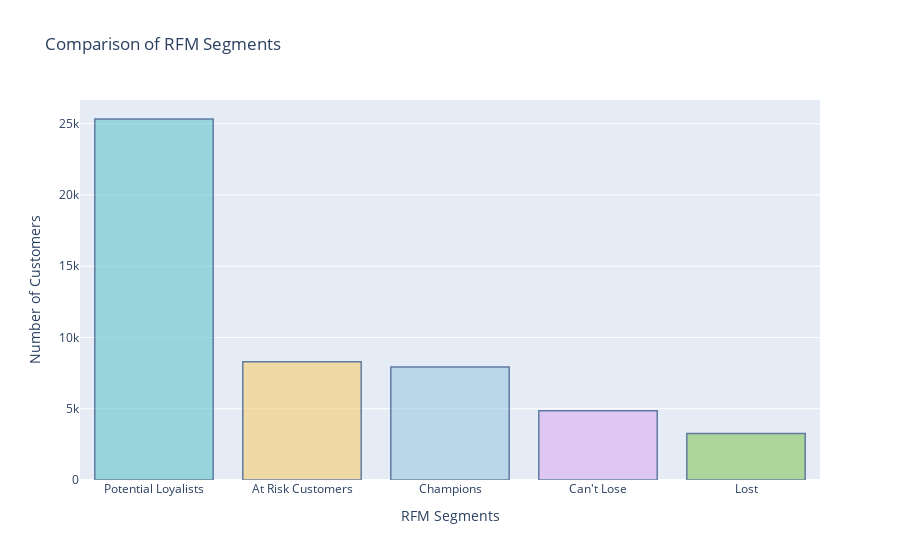

Notebook code for this chart:
### Code cell
import plotly.colors

pastel_colors = plotly.colors.qualitative.Pastel

segment_counts = data['RFM Customer Segments'].value_counts()

# Create a bar chart to compare segment counts
fig = go.Figure(data=[go.Bar(x=segment_counts.index, y=segment_counts.values,
                            marker=dict(color=pastel_colors))])

# Set the color of the Champions segment as a different color
champions_color = 'rgb(158, 202, 225)'
fig.update_traces(marker_color=[champions_color if segment == 'Champions' else pastel_colors[i]
                                for i, segment in enumerate(segment_counts.index)],
                  marker_line_color='rgb(8, 48, 107)',
                  marker_line_width=1.5, opacity=0.6)

# Update the layout
fig.update_layout(title='Comparison of RFM Segments',
                  xaxis_title='RFM Segments',
                  yaxis_title='Number of Customers',
                  showlegend=False)

fig.show()

### Figure 1 — Plotly figure (JSON) as saved in the notebook; plotly's stock layout.template omitted (floating-point values rounded to 4 significant figures)
{"data": [{"marker": {"color": ["rgb(102, 197, 204)", "rgb(246, 207, 113)", "rgb(158, 202, 225)", "rgb(220, 176, 242)", "rgb(135, 197, 95)"], "line": {"color": "rgb(8, 48, 107)", "width": 1.5}}, "opacity": 0.6, "type": "bar", "x": ["Potential Loyalists", "At Risk Customers", "Champions", "Can't Lose", "Lost"], "y": [25327, 8304, 7923, 4852, 3267]}], "layout": {"showlegend": false, "title": {"text": "Comparison of RFM Segments"}, "xaxis": {"title": {"text": "RFM Segments"}}, "yaxis": {"title": {"text": "Number of Customers"}}}}
